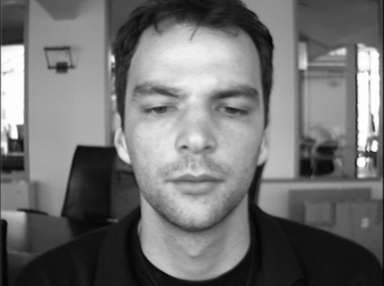
#> input picture Misc/Old Project Code/trainingFaces/Brett/BioID_0000.pgm, 384 x 286 px; its folder holds only this picture in this run
$ python stillimage.py
#> lines starting #> are read from the running program, lines starting #| are printed output that depends on the picture; after the words box and inside, x2 and y2 are one past the last pixel; in counts of white or black regions, pixels touching at a corner belong together
### Misc/Old Project Code/functions.py
import os
import numpy as np
import cv2

def load_images_folder_and_directory(folder,directory):
#> called with folder = 'Brett', directory = './trainingFaces'
    images = []
    filepath = os.path.join(directory,folder)
    for filename in os.listdir(filepath):
        img = cv2.imread(os.path.join(filepath,filename))
#> img is the input picture: shape (286, 384, 3); min 3, max 254, mean 113
        if img is not None:
            images.append(img)
    return images

# [7 lines left out: function load_images_folder, not called in this run]

def detectfaces(img):

        gray = cv2.cvtColor(img, cv2.COLOR_BGR2GRAY)
        # gray = cv2.equalizeHist(gray)

        face_cascade = cv2.CascadeClassifier('haarcascades/haarcascade_frontalface_default.xml')
        # eye_cascade = cv2.CascadeClassifier('haarcascades/haarcascade_eye.xml')

        cascadefaces = face_cascade.detectMultiScale(gray, 1.3, 5)
        detectedfaces = []

        #try:
        for (x,y,w,h) in cascadefaces:
                img = cv2.rectangle(img,(x,y),(x+w,y+h),(255,0,0),2)
                roi_color = img[y:y+h, x:x+w]

                roi_gray = gray[y:y+h, x:x+w]
                cropped_face = cv2.resize(roi_gray, (200,200), interpolation = cv2.INTER_AREA)
                detectedfaces.append(cropped_face)

                # [6 lines of commented-out code are left out]
        return img, cascadefaces, detectedfaces

        # [5 lines of commented-out code are left out]

# [4 lines left out: function error_and_acc, not called in this run]

def lbp_histogram(lbp, neighborpts):

        n_bins = 58 #int(lbp.max() + 1)
        hist, _ = np.histogram(lbp, bins=n_bins, range=(0, n_bins))
        # [8 lines of commented-out code are left out]

        return hist

def lbp_cvt_norm(lbp):
        row, col = np.shape(lbp)

        lbpcvt = np.empty((row, col), dtype=object)
        lbpcols = []
        lbpmean = []
        lbpstddev = []

        uniform = [0,1,2,3,4,58,5,6,7,58,58,58,8,58,9,10,11,58,58,58,58,58,58,58,12,58,58,58,13,58,
        14,15,16,58,58,58,58,58,58,58,58,58,58,58,58,58,58,58,17,58,58,58,58,58,58,58,18,
        58,58,58,19,58,20,21,22,58,58,58,58,58,58,58,58,58,58,58,58,58,58,58,58,58,58,58,
        58,58,58,58,58,58,58,58,58,58,58,58,23,58,58,58,58,58,58,58,58,58,58,58,58,58,
        58,58,24,58,58,58,58,58,58,58,25,58,58,58,26,58,27,28,29,30,58,31,58,58,58,32,58,
        58,58,58,58,58,58,33,58,58,58,58,58,58,58,58,58,58,58,58,58,58,58,34,58,58,58,58,
        58,58,58,58,58,58,58,58,58,58,58,58,58,58,58,58,58,58,58,58,58,58,58,58,58,58,
        58,35,36,37,58,38,58,58,58,39,58,58,58,58,58,58,58,40,58,58,58,58,58,58,58,58,58,
        58,58,58,58,58,58,41,42,43,58,44,58,58,58,45,58,58,58,58,58,58,58,46,47,48,58,49,
        58,58,58,50,51,52,58,53,54,55,56,57]


        for i in range(row):
                for j in range(col):
                        lbpcvtval = uniform[int(lbp[i][j])]
                        lbpcvt[i][j] = lbpcvtval


        for j in range(col):
                lbpcols = []

                for i in range(row):
                        uniformlbp = lbpcvt[i][j]
                        lbpcols.append(uniformlbp)

                calcmean = np.mean(lbpcols)
                calcstddev = np.std(lbpcols)
                lbpmean.append(calcmean)
                lbpstddev.append(calcstddev)

        lbpnorm = lbpcvt.copy()

        for j in range(col):
                lbpcols = []
                for i in range(row):
                      lbpnorm[i][j] = (lbpnorm[i][j]-lbpmean[j])/(lbpstddev[j])

        # [26 lines of commented-out code are left out]

        return lbpnorm, lbpmean, lbpstddev


### Misc/Old Project Code/stillimage.py
import os
import sys
import numpy as np
import cv2
import string
from sklearn.svm import LinearSVC
from sklearn.neighbors import KNeighborsClassifier
from skimage import feature
from functions import *
import pickle


trainingdir = "./trainingFaces"
testingfolder = "./validationFaces"
validationdir = "./validationFaces"

model_filename1 = 'LinearSVCfinalized_model.sav'
model_filename2 = 'KNeigborsfinalized_model.sav'

winname = 'Orignial Image with Face Detection'
winname1 = 'Cropped Face'
winname2 = 'LBP'
winname3 = 'Prediction'

cv2.namedWindow(winname)
cv2.namedWindow(winname1)
cv2.namedWindow(winname2)
cv2.namedWindow(winname3)

cv2.moveWindow(winname, 100, 100)
cv2.moveWindow(winname1, 600, 100)
cv2.moveWindow(winname2, 1100, 100)
cv2.moveWindow(winname3, 100, 500)


identifiers = []
lbpdata = []
dataset_size = 0
prediction_error = 0
prediction2_error = 0

neighborpts = 8
radius = 1

#requests = raw_input('Train or Validate? ')
requests = 'both'

if requests == 'both' or requests == 'train':

    print('Training')

    #Array of Images
    for folder in os.listdir(trainingdir):
        if not folder.startswith('.'):
            training_images = load_images_folder_and_directory(folder,trainingdir)
#> training_images = 1 item
            identifier = folder
            print(identifier)

            #Detecting Face in each image and create LBP
            for img in training_images:

                img, facelocations, face = detectfaces(img)
                height, width = img.shape[:2]
                scaleH = float(286)/float(height)
                scaleW = float(384)/float(width)

                smallimg = cv2.resize(img,(0,0),fx = scaleW,fy = scaleH,interpolation=cv2.INTER_AREA)
                cv2.imshow(winname, smallimg)

                if len(face) != 0:

                    cv2.imshow(winname1, face[0])

                    lbp = feature.local_binary_pattern(face[0], neighborpts,
                    radius, method="default")
                    # print(len(lbp))
                    # print(lbp[0])


                    lbpnorm, lbpmean, lbpstddev = lbp_cvt_norm(lbp)
                    # print(len(lbpnorm))
                    # print(lbpnorm[0])

                    hist1 = lbp_histogram(lbp, neighborpts)
                    hist = lbp_histogram(lbpnorm, neighborpts)

                    print(lbp)
                    print(lbpnorm)

                    print(hist)
                    print(hist1)


                    cv2.imshow(winname2, lbp.astype("uint8"))

                    identifiers.append(identifier)
                    lbpdata.append(hist)
                    print(len(lbpdata))
                    print(len(identifiers))
                    print((lbpdata))
                    print((identifiers))
#> this loop made 1 pass
#> (facelocations, height, width, scaleH, scaleW, row in lbp_cvt_norm, col in lbp_cvt_norm) on pass 1: ([[107, 40, 177, 177]], 286, 384, 1, 1, 200, 200)
#> (printed output is left out)
#> pass 1, `img, facelocations, face = detectfaces(img)`:
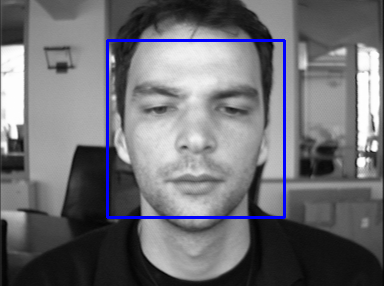
#> img: shape (286, 384, 3); 1.93% of pixels changed, all inside (x1, y1, x2, y2) = (106, 39, 286, 219)
#> pass 1, `cv2.imshow(winname1, face[0])`:
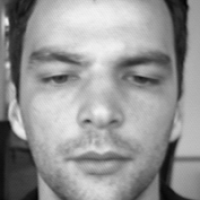
#> window 'Cropped Face': shape (200, 200); min 5, max 241, mean 150
#> pass 1, `lbp = feature.local_binary_pattern(face[0], neighborpts, radius, metho..`:
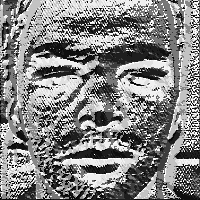
#> lbp: shape (200, 200) float64; min 0, max 255, mean 131.7
#> after the loop, identifiers = ['Brett']; lbpdata = 1 item
#> pass 2 of the loop `for folder in os.listdir(trainingdir):`:
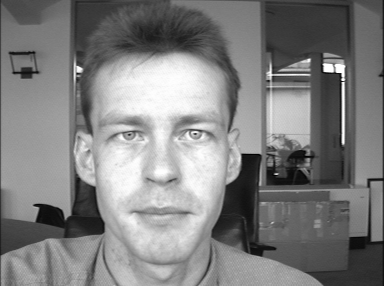
#> input picture Misc/Old Project Code/trainingFaces/Charlie/BioID_0019.pgm, 384 x 286 px
#> in load_images_folder_and_directory, img is the input picture: shape (286, 384, 3); min 1, max 254, mean 127.4
#> the loop `for img in training_images: ` made 1 pass
#> (facelocations, height, width, scaleH, scaleW) on pass 1: ([[78, 68, 169, 169]], 286, 384, 1, 1)
#> (printed output is left out)
#> pass 1, `img, facelocations, face = detectfaces(img)`:
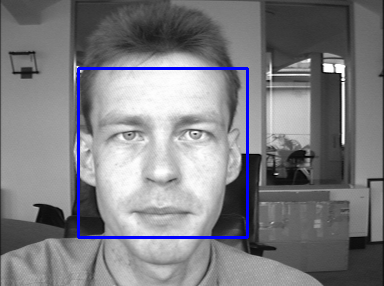
#> img: shape (286, 384, 3); 1.84% of pixels changed, all inside (x1, y1, x2, y2) = (77, 67, 249, 239)
#> pass 1, `lbp = feature.local_binary_pattern(face[0], neighborpts, radius, metho..`:
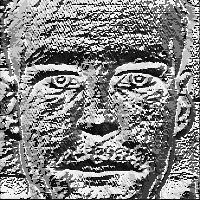
#> lbp: shape (200, 200) float64; min 0, max 255, mean 132.5
#> after the loop `for img in training_images:`: identifiers = ['Brett', 'Charlie']; lbpdata = 2 items

                    # cv2.waitKey(0)


    model = LinearSVC(C=1.0, max_iter=100000)
    print(len(lbpdata))
#| 2
    print(len(identifiers))
#| 2
    model.fit(lbpdata, identifiers)

    model2 = KNeighborsClassifier(n_neighbors=15, leaf_size = 10)
    model2.fit(lbpdata, identifiers)

    savemodel = raw_input("Type save to save model or anything else not to: ")
#> the answer given: out.png
    if savemodel == 'save':
        pickle.dump(model, open(model_filename1, 'wb'))
        pickle.dump(model2, open(model_filename2, 'wb'))
        print('Models Saved')

    print('Models Done')

    print('Testing on Training Set')

    for folder in os.listdir(trainingdir):
        if not folder.startswith('.'):
            training_images = load_images_folder_and_directory(folder,trainingdir)
            identifier = folder
            dataset_size = len(training_images)+dataset_size
#> dataset_size = 1

            for img in training_images:

                height, width = img.shape[:2]
                scaleH = float(286)/float(height)
                scaleW = float(384)/float(width)

                img, facelocations, face = detectfaces(img)
                smallimg = cv2.resize(img,(0,0),fx = scaleW,fy = scaleH,interpolation=cv2.INTER_AREA)
                smallimgOrignial = cv2.resize(img,(0,0),fx = scaleW,fy = scaleH,interpolation=cv2.INTER_AREA)

                cv2.putText(smallimgOrignial, identifier, (10, 30), cv2.FONT_HERSHEY_SIMPLEX,
                1.0, (0, 0, 255), 3)
                cv2.imshow(winname, smallimgOrignial)

                if len(face) != 0:
                    cv2.imshow(winname1, face[0])

                    lbp = feature.local_binary_pattern(face[0], neighborpts,
                    radius, method="default")

                    hist = lbp_histogram(lbp, neighborpts)

                    cv2.imshow(winname2, lbp.astype("uint8"))

                    prediction = model.predict(hist.reshape(1, -1))
#> (the run stopped early here; a loop or call above may not have finished)
